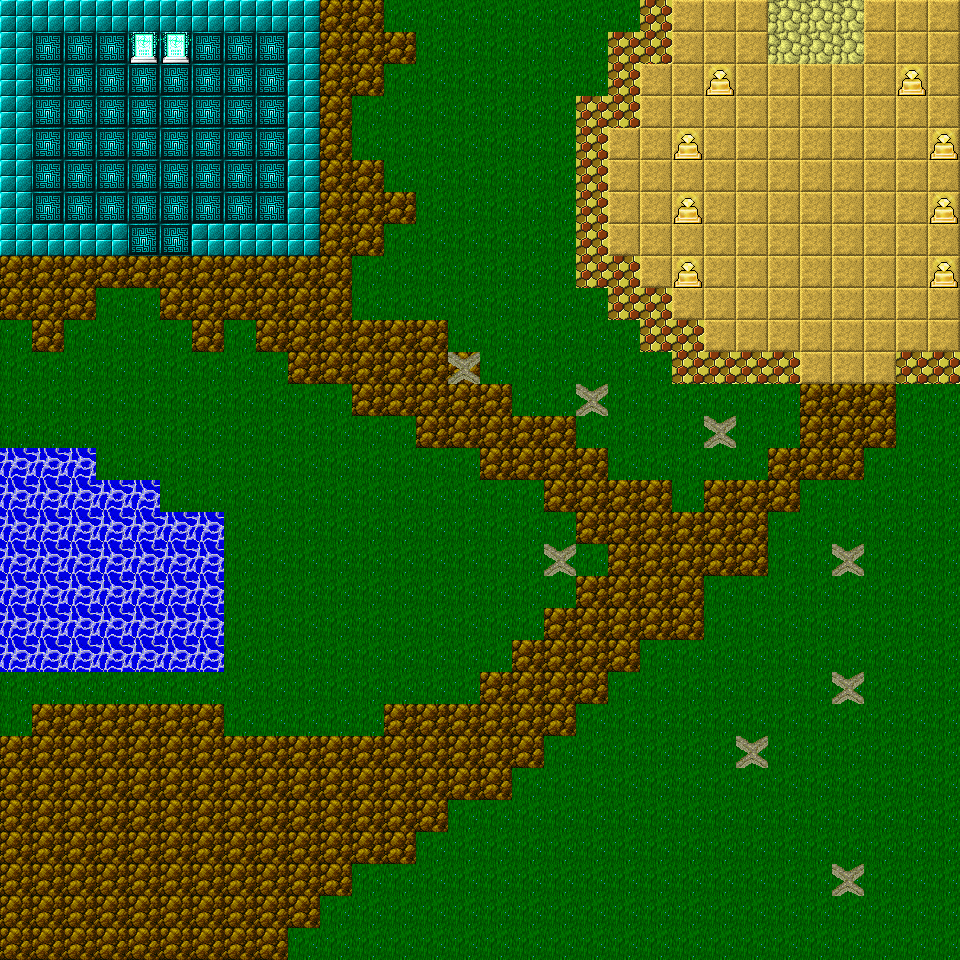

This game map was drawn from its Tiled (.tmx) file and the tilesets committed beside it. A one-line description and the full map source follow:
An orthogonal 30x30 tile map with 32x32 px tiles, 2 tile layers (BackGround, Collision).

<map version="1.9" tiledversion="1.9.2" orientation="orthogonal" renderorder="right-down" width="30" height="30" tilewidth="32" tileheight="32" infinite="0" nextlayerid="3" nextobjectid="1">
 <tileset firstgid="1" source="moop.tsx" />
 <layer id="2" name="BackGround" width="30" height="30">
  <data encoding="csv">
0,0,0,0,0,0,0,0,0,0,1137,1137,298,298,298,298,298,298,298,298,0,1195,1195,1195,1195,1195,1195,1195,1195,1195,
0,1065,1065,1065,1065,1065,1065,1065,1065,0,1137,1137,1137,298,298,298,298,298,298,0,1195,1195,1195,1195,1195,1195,1195,1195,1195,1195,
0,1065,1065,1065,1065,1065,1065,1065,1065,0,1137,1137,298,298,298,298,298,298,298,0,1195,1195,1195,1195,1195,1195,1195,1195,1195,1195,
0,1065,1065,1065,1065,1065,1065,1065,1065,0,1137,298,298,298,298,298,298,298,0,1195,1195,1195,1195,1195,1195,1195,1195,1195,1195,1195,
0,1065,1065,1065,1065,1065,1065,1065,1065,0,1137,298,298,298,298,298,298,298,0,1195,1195,1195,1195,1195,1195,1195,1195,1195,1195,1195,
0,1065,1065,1065,1065,1065,1065,1065,1065,0,1137,1137,298,298,298,298,298,298,0,1195,1195,1195,1195,1195,1195,1195,1195,1195,1195,1195,
0,1065,1065,1065,1065,1065,1065,1065,1065,0,1137,1137,1137,298,298,298,298,298,0,1195,1195,1195,1195,1195,1195,1195,1195,1195,1195,1195,
0,0,0,0,1065,1065,0,0,0,0,1137,1137,298,298,298,298,298,298,0,1195,1195,1195,1195,1195,1195,1195,1195,1195,1195,1195,
1137,1137,1137,1137,1137,1137,1137,1137,1137,1137,1137,298,298,298,298,298,298,298,0,1195,1195,1195,1195,1195,1195,1195,1195,1195,1195,1195,
1137,1137,1137,298,298,1137,1137,1137,1137,1137,1137,298,298,298,298,298,298,298,298,0,0,1195,1195,1195,1195,1195,1195,1195,1195,1195,
298,1137,298,298,298,298,1137,298,1137,1137,1137,1137,1137,1137,298,298,298,298,298,298,298,0,1195,1195,1195,1195,1195,1195,1195,1195,
298,298,298,298,298,298,298,298,298,1137,1137,1137,1137,1137,1137,298,298,298,298,298,298,298,298,0,1195,1195,1195,1195,0,0,
298,298,298,298,298,298,298,298,298,298,298,1137,1137,1137,1137,1137,298,298,298,298,298,298,298,298,298,1137,1137,1137,298,298,
298,298,298,298,298,298,298,298,298,298,298,298,298,1137,1137,1137,1137,1137,298,298,298,298,298,298,298,1137,1137,1137,298,298,
0,0,298,298,298,298,298,298,298,298,298,298,298,298,298,1137,1137,1137,1137,298,298,298,298,298,1137,1137,1137,298,298,298,
0,0,0,298,298,298,298,298,298,298,298,298,298,298,298,298,298,1137,1137,1137,1137,298,1137,1137,1137,298,298,298,298,298,
0,0,0,0,0,0,0,298,298,298,298,298,298,298,298,298,298,298,1137,1137,1137,1137,1137,1137,298,298,298,298,298,298,
0,0,0,0,0,0,0,298,298,298,298,298,298,298,298,298,298,298,298,1137,1137,1137,1137,1137,298,298,298,298,298,298,
0,0,0,0,0,0,0,298,298,298,298,298,298,298,298,298,298,298,1137,1137,1137,1137,298,298,298,298,298,298,298,298,
0,0,0,0,0,0,0,298,298,298,298,298,298,298,298,298,298,1137,1137,1137,1137,1137,298,298,298,298,298,298,298,298,
0,0,0,0,0,0,298,298,298,298,298,298,298,298,298,298,1137,1137,1137,1137,298,298,298,298,298,298,298,298,298,298,
298,298,298,298,298,298,298,298,298,298,298,298,298,298,298,1137,1137,1137,1137,298,298,298,298,298,298,298,298,298,298,298,
298,1137,1137,1137,1137,1137,1137,298,298,298,298,298,1137,1137,1137,1137,1137,1137,298,298,298,298,298,298,298,298,298,298,298,298,
1137,1137,1137,1137,1137,1137,1137,1137,1137,1137,1137,1137,1137,1137,1137,1137,1137,298,298,298,298,298,298,298,298,298,298,298,298,298,
1137,1137,1137,1137,1137,1137,1137,1137,1137,1137,1137,1137,1137,1137,1137,1137,298,298,298,298,298,298,298,298,298,298,298,298,298,298,
1137,1137,1137,1137,1137,1137,1137,1137,1137,1137,1137,1137,1137,1137,298,298,298,298,298,298,298,298,298,298,298,298,298,298,298,298,
1137,1137,1137,1137,1137,1137,1137,1137,1137,1137,1137,1137,1137,298,298,298,298,298,298,298,298,298,298,298,298,298,298,298,298,298,
1137,1137,1137,1137,1137,1137,1137,1137,1137,1137,1137,298,298,298,298,298,298,298,298,298,298,298,298,298,298,298,298,298,298,298,
1137,1137,1137,1137,1137,1137,1137,1137,1137,1137,298,298,298,298,298,298,298,298,298,298,298,298,298,298,298,298,298,298,298,298,
1137,1137,1137,1137,1137,1137,1137,1137,1137,298,298,298,298,298,298,298,298,298,298,298,298,298,298,298,298,298,298,298,298,298
</data>
 </layer>
 <layer id="1" name="Collision" width="30" height="30">
  <data encoding="csv">
1074,1074,1074,1074,1074,1074,1074,1074,1074,1074,0,0,0,0,0,0,0,0,0,0,998,0,0,0,1348,1348,1348,0,0,0,
1074,0,0,0,78,78,0,0,0,1074,0,0,0,0,0,0,0,0,0,998,998,0,0,0,1348,1348,1348,0,0,0,
1074,0,0,0,0,0,0,0,0,1074,0,0,0,0,0,0,0,0,0,998,0,0,60,0,0,0,0,0,60,0,
1074,0,0,0,0,0,0,0,0,1074,0,0,0,0,0,0,0,0,998,998,0,0,0,0,0,0,0,0,0,0,
1074,0,0,0,0,0,0,0,0,1074,0,0,0,0,0,0,0,0,998,0,0,60,0,0,0,0,0,0,0,60,
1074,0,0,0,0,0,0,0,0,1074,0,0,0,0,0,0,0,0,998,0,0,0,0,0,0,0,0,0,0,0,
1074,0,0,0,0,0,0,0,0,1074,0,0,0,0,0,0,0,0,998,0,0,60,0,0,0,0,0,0,0,60,
1074,1074,1074,1074,0,0,1074,1074,1074,1074,0,0,0,0,0,0,0,0,998,0,0,0,0,0,0,0,0,0,0,0,
0,0,0,0,0,0,0,0,0,0,0,0,0,0,0,0,0,0,998,998,0,60,0,0,0,0,0,0,0,60,
0,0,0,0,0,0,0,0,0,0,0,0,0,0,0,0,0,0,0,998,998,0,0,0,0,0,0,0,0,0,
0,0,0,0,0,0,0,0,0,0,0,0,0,0,0,0,0,0,0,0,998,998,0,0,0,0,0,0,0,0,
0,0,0,0,0,0,0,0,0,0,0,0,0,0,1353,0,0,0,0,0,0,998,998,998,998,0,0,0,998,998,
0,0,0,0,0,0,0,0,0,0,0,0,0,0,0,0,0,0,1353,0,0,0,0,0,0,0,0,0,0,0,
0,0,0,0,0,0,0,0,0,0,0,0,0,0,0,0,0,0,0,0,0,0,1353,0,0,0,0,0,0,0,
1453,1453,1453,0,0,0,0,0,0,0,0,0,0,0,0,0,0,0,0,0,0,0,0,0,0,0,0,0,0,0,
1453,1453,1453,1453,1453,0,0,0,0,0,0,0,0,0,0,0,0,0,0,0,0,0,0,0,0,0,0,0,0,0,
1453,1453,1453,1453,1453,1453,1453,0,0,0,0,0,0,0,0,0,0,0,0,0,0,0,0,0,0,0,0,0,0,0,
1453,1453,1453,1453,1453,1453,1453,0,0,0,0,0,0,0,0,0,0,1353,0,0,0,0,0,0,0,0,1353,0,0,0,
1453,1453,1453,1453,1453,1453,1453,0,0,0,0,0,0,0,0,0,0,0,0,0,0,0,0,0,0,0,0,0,0,0,
1453,1453,1453,1453,1453,1453,1453,0,0,0,0,0,0,0,0,0,0,0,0,0,0,0,0,0,0,0,0,0,0,0,
1453,1453,1453,1453,1453,1453,1453,0,0,0,0,0,0,0,0,0,0,0,0,0,0,0,0,0,0,0,0,0,0,0,
0,0,0,0,0,0,0,0,0,0,0,0,0,0,0,0,0,0,0,0,0,0,0,0,0,0,1353,0,0,0,
0,0,0,0,0,0,0,0,0,0,0,0,0,0,0,0,0,0,0,0,0,0,0,0,0,0,0,0,0,0,
0,0,0,0,0,0,0,0,0,0,0,0,0,0,0,0,0,0,0,0,0,0,0,1353,0,0,0,0,0,0,
0,0,0,0,0,0,0,0,0,0,0,0,0,0,0,0,0,0,0,0,0,0,0,0,0,0,0,0,0,0,
0,0,0,0,0,0,0,0,0,0,0,0,0,0,0,0,0,0,0,0,0,0,0,0,0,0,0,0,0,0,
0,0,0,0,0,0,0,0,0,0,0,0,0,0,0,0,0,0,0,0,0,0,0,0,0,0,0,0,0,0,
0,0,0,0,0,0,0,0,0,0,0,0,0,0,0,0,0,0,0,0,0,0,0,0,0,0,1353,0,0,0,
0,0,0,0,0,0,0,0,0,0,0,0,0,0,0,0,0,0,0,0,0,0,0,0,0,0,0,0,0,0,
0,0,0,0,0,0,0,0,0,0,0,0,0,0,0,0,0,0,0,0,0,0,0,0,0,0,0,0,0,0
</data>
 </layer>
</map>
